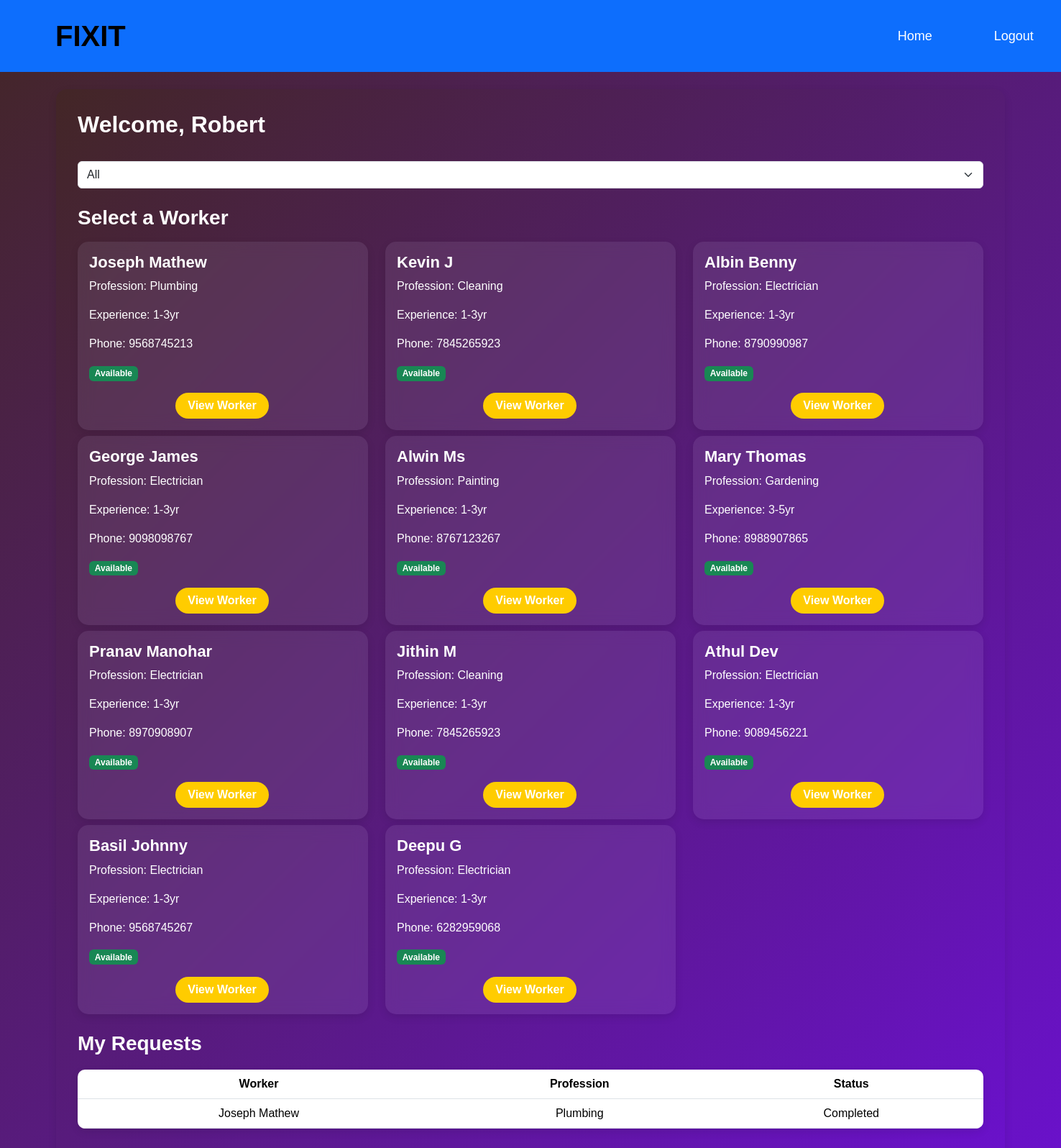
Before: /user_dashboard/ (signed in) with the older database file.
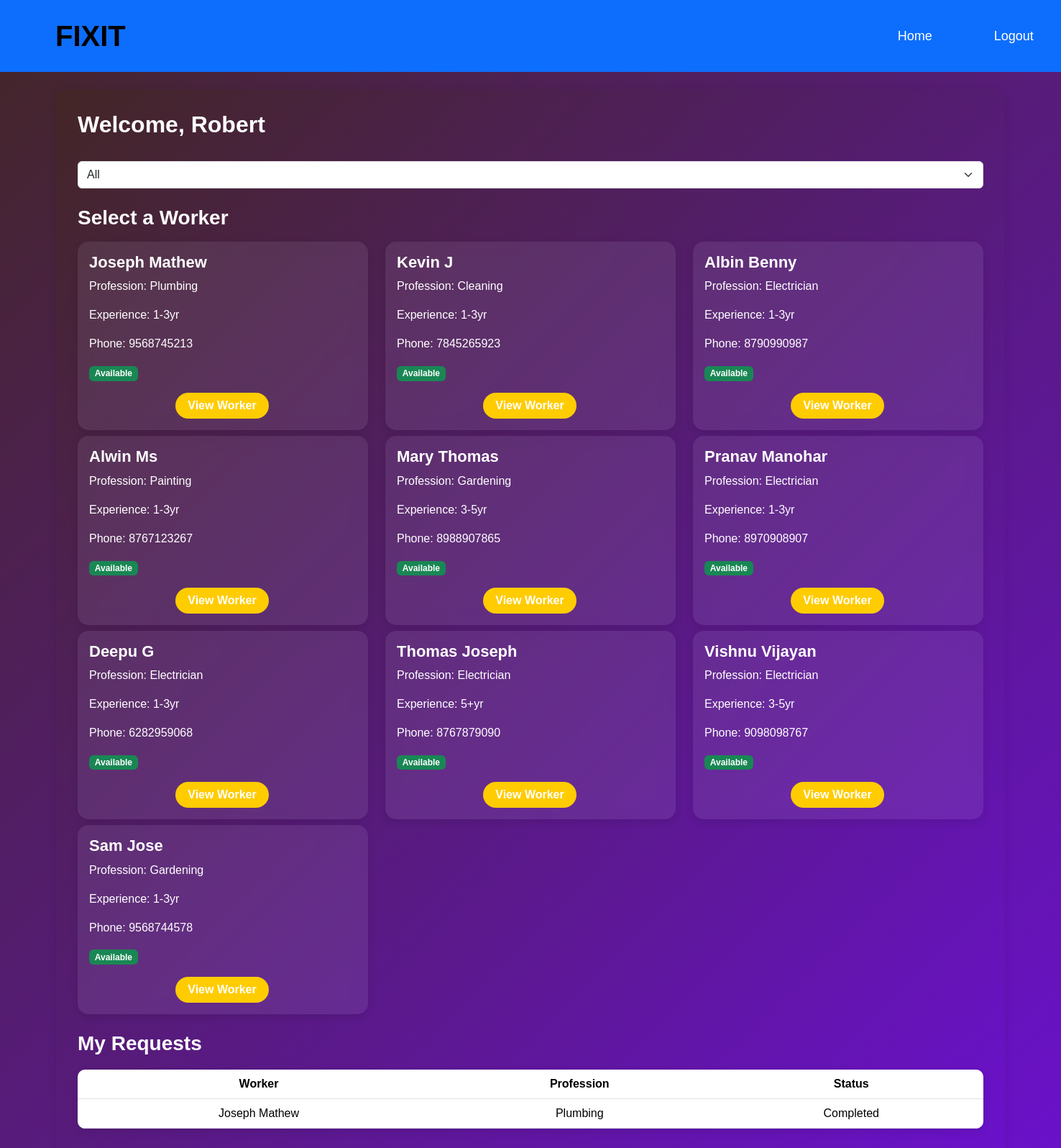
After: the same page with the newer database file.
### mainapp/models.py (models this page shows, shortened)
class User(models.Model):
    name = models.CharField(max_length=100)
    email = models.EmailField(max_length=100,  unique=True)
    password = models.CharField(max_length=100)
    phone = models.BigIntegerField(unique=True)  # ✅ Change to BigIntegerField
    address = models.TextField(default="Not provided")
    city = models.CharField(max_length=100 ,default="Unknown")
    confirm_password = models.CharField(max_length=100)

class Worker(models.Model):
    TITLE_CHOICES = [
        ('Mr', 'Mr.'),
        ('Ms', 'Ms.'),
    ]
    title = models.CharField(max_length=10, choices=TITLE_CHOICES, default='Mr')
    first_name = models.CharField(max_length=100)
    last_name = models.CharField(max_length=100)
    email = models.EmailField(max_length=100, unique=True)
    password = models.CharField(max_length=100)
    confirm_password = models.CharField(max_length=100)
    gender = models.CharField(max_length=10, choices=[('Male', 'Male'), ('Female', 'Female')] )
    phone = models.IntegerField()
    profession = models.TextField()
    experience = models.TextField()
    status = models.BooleanField(default=True, )  # Worker availability

class Request(models.Model):
    user = models.ForeignKey(User, on_delete=models.CASCADE)
    worker = models.ForeignKey(Worker, on_delete=models.CASCADE)
    status = models.CharField(max_length=20, choices=[('Pending', 'Pending'), ('Accepted', 'Accepted'), ('Rejected', 'Rejected'),('Completed', 'Completed') ], default='Pending')
    created_at = models.DateTimeField(auto_now_add=True)

### mainapp/views.py (the view)
# urls.py: path("user_dashboard/", user_dashboard, name="user_dashboard"),
def user_dashboard(request):
    if "user_id" not in request.session:
        return redirect("user_login")
    user = User.objects.get(id=request.session["user_id"])
    professions = Worker.objects.values_list('profession', flat=True).distinct()
    selected_profession = request.GET.get("profession", "")
    if selected_profession:
        workers = Worker.objects.filter(profession=selected_profession)
    else:
        workers = Worker.objects.all()
    requests = Request.objects.filter(user=user)
    return render(request, "user_dashboard.html", {
        "user": user,
        "workers": workers,
        "requests": requests,
        "professions": professions,
        "selected_profession": selected_profession
    })

### mainapp/templates/user_dashboard.html (shortened to what this page needs)
{% load static %}
<!DOCTYPE html>
<html lang="en">
<head>
    <link href="https://cdn.jsdelivr.net/npm/bootstrap@5.3.3/dist/css/bootstrap.min.css" rel="stylesheet">
    <link rel="stylesheet" href="{% static 'css/style.css' %}">
</head>
<body>
    <nav class="navbar navbar-expand-lg navbar-light bg-primary" style=" width: 100%;">
        <div class="container-fluid">
          <a class="navbar-brand" href="#" style="font-size:40px; font-family: 'Franklin Gothic Medium', 'Arial Narrow', Arial, sans-serif; margin-left: 50px;" data-bs-toggle="offcanvas" data-bs-target="#staticBackdrop" aria-controls="staticBackdrop">FIXIT</a>
          <div class="collapse navbar-collapse" id="navbarNav">
            <div class="container1" style="margin-left: 850px; font-size: 20px;">
                <ul class="navbar-nav" >
                      <li class="nav-item">
                        <a class="nav-link active" style="margin-left: 200px;" aria-current="page" href="{% url 'home' %}">Home</a>
                      </li>
                      <li class="nav-item"><a style="margin-left: 50px;" class="nav-link" href="{% url 'user_logout' %}">Logout</a></li>
                    </ul>
            </div>
        </div>
    </div>
  </nav>
<div class="container mt-4">
        <h2>Welcome, {{ user.name }}</h2>
        <form method="GET" action="{% url 'user_dashboard' %}" class="mb-3">
            <select name="profession" id="profession" class="form-select" onchange="this.form.submit()">
                <option value="">All</option>
            </select>
        </form>
        <h3 class="mt-4">Select a Worker</h3>
        <div class="row">
            {% for worker in workers %}
            <div class="col-md-4 mt-2">
                <div class="card p-3">
                    <h5>{{ worker.first_name }} {{ worker.last_name }}</h5>
                    <p>Profession: {{ worker.profession }}</p>
                    <p>Experience: {{ worker.experience }} </p>
                    <p>Phone: {{ worker.phone }}</p>
                    <p class="worker-info"><strong></strong>
                        {% if worker.status %}
                            <span class="badge bg-success">Available</span>
                        {% else %}
                            <span class="badge bg-danger">Not Available</span>
                        {% endif %}
                    </p>
                    <a href="{% url 'view_worker' worker.id %}" style="width: 130px;position: relative; left: 120px; " class="btn btn-primary">View Worker</a>
                </div>
            </div>
            {% endfor %}
        </div>
        <h3 class="mt-4">My Requests</h3>
        <table class="table">
            <thead>
                <tr>
                    <th>Worker</th>
                    <th>Profession</th>
                    <th>Status</th>
                </tr>
            </thead>
            <tbody>
                {% for request in requests %}
                <tr>
                    <td>{{ request.worker.first_name }} {{ request.worker.last_name }}</td>
                    <td>{{ request.worker.profession }}</td>
                    <td>{{ request.status }}</td>
                </tr>
                {% endfor %}
            </tbody>
        </table>
    </div>
</body>
</html>

### mainapp/templates/user_dashboard.html (style rules this page uses)
body { font-family: 'Poppins', sans-serif; background: linear-gradient(135deg, #432626, #6a11cb); margin: 0; padding: 0; color: #333; }
.navbar { background-color: #007bff; padding: 15px; }
.navbar-brand { font-size: 32px; font-weight: bold; }
.navbar-nav .nav-link { color: #fff !important; font-size: 18px; margin-right: 20px; transition: color 0.3s; }
.container { margin-top: 30px; background: linear-gradient(135deg, #432626, #6a11cb); padding: 30px; border-radius: 15px; box-shadow: 0 4px 12px rgba(0, 0, 0, 0.1); }
h2, h3 { color: #fff; font-weight: 600; }
.card { border: none; border-radius: 15px; box-shadow: 0 4px 12px rgba(0, 0, 0, 0.1); transition: transform 0.3s ease-in-out; background: rgba(217, 207, 231, 0.1); color: #fff; overflow: hidden; backdrop-filter: blur(10px); }
.card h5 { font-size: 22px; font-weight: bold; }
.btn-primary { background:#ffcc00; color: #fff; border: none; font-weight: 600; border-radius: 30px; transition: background 0.3s ease; text-align: center; display: inline-block; }
.table { margin-top: 20px; border-radius: 10px; overflow: hidden; box-shadow: 0 4px 12px rgba(0, 0, 0, 0.1); }
th { background: #007bff; color: white; padding: 12px; text-align: center; }
td { background: #f9f9f9; padding: 12px; color: #333; text-align: center; }
select { border-radius: 10px; padding: 10px; border: 1px solid #ccc; outline: none; width: 100%; transition: border-color 0.3s; }

Changed rows visible on the page:
removed Worker: first_name "George", last_name "James", profession "Electrician", experience "1-3yr", phone "9098098767", status "Available"
removed Worker: first_name "Jithin", last_name "M", profession "Cleaning", experience "1-3yr", phone "7845265923", status "Available"
removed Worker: first_name "Athul", last_name "Dev", profession "Electrician", experience "1-3yr", phone "9089456221", status "Available"
removed Worker: first_name "Basil", last_name "Johnny", profession "Electrician", experience "1-3yr", phone "9568745267", status "Available"
added Worker: first_name "Thomas", last_name "Joseph", profession "Electrician", experience "5+yr", phone "8767879090", status "Available"
added Worker: first_name "Vishnu", last_name "Vijayan", profession "Electrician", experience "3-5yr", phone "9098098767", status "Available"
added Worker: first_name "Sam", last_name "Jose", profession "Gardening", experience "1-3yr", phone "9568744578", status "Available"
